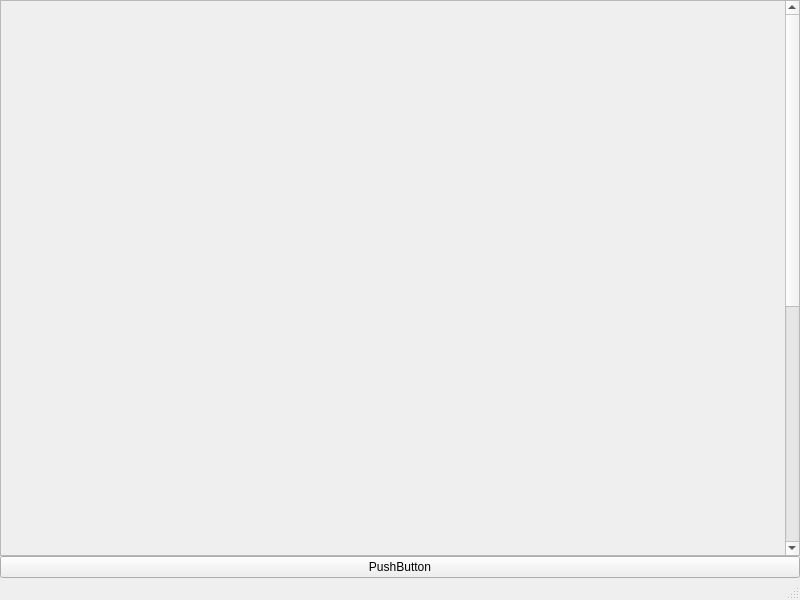
<?xml version="1.0" encoding="UTF-8"?>
<ui version="4.0">
 <class>MainWindow</class>
 <widget class="QMainWindow" name="MainWindow">
  <property name="geometry">
   <rect>
    <x>0</x>
    <y>0</y>
    <width>800</width>
    <height>600</height>
   </rect>
  </property>
  <property name="windowTitle">
   <string>MainWindow</string>
  </property>
  <widget class="QWidget" name="centralwidget">
   <layout class="QVBoxLayout" name="verticalLayout">
    <property name="spacing">
     <number>0</number>
    </property>
    <property name="leftMargin">
     <number>0</number>
    </property>
    <property name="topMargin">
     <number>0</number>
    </property>
    <property name="rightMargin">
     <number>0</number>
    </property>
    <property name="bottomMargin">
     <number>0</number>
    </property>
    <item>
     <widget class="QScrollArea" name="scrollArea">
      <property name="widgetResizable">
       <bool>true</bool>
      </property>
      <widget class="QWidget" name="scrollAreaWidgetContents">
       <property name="geometry">
        <rect>
         <x>0</x>
         <y>0</y>
         <width>781</width>
         <height>1000</height>
        </rect>
       </property>
       <property name="minimumSize">
        <size>
         <width>0</width>
         <height>1000</height>
        </size>
       </property>
      </widget>
     </widget>
    </item>
    <item>
     <widget class="QPushButton" name="pushButton">
      <property name="text">
       <string>PushButton</string>
      </property>
     </widget>
    </item>
   </layout>
  </widget>
  <widget class="QMenuBar" name="menubar">
   <property name="geometry">
    <rect>
     <x>0</x>
     <y>0</y>
     <width>800</width>
     <height>23</height>
    </rect>
   </property>
  </widget>
  <widget class="QStatusBar" name="statusbar"/>
 </widget>
 <resources/>
 <connections/>
</ui>
